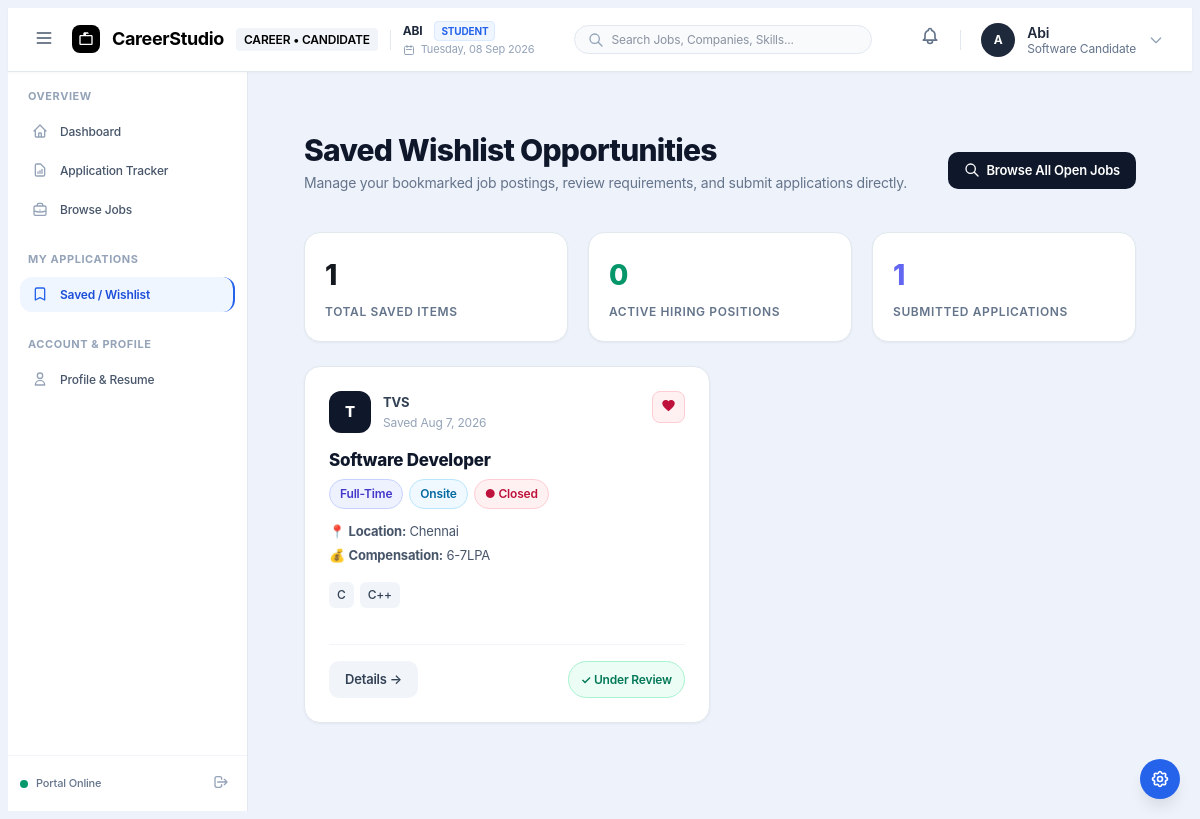
The page /wishlist.php (signed in) on the database its author committed.
### tables this page shows
CREATE TABLE `saved_jobs` (
  `id` int(10) UNSIGNED NOT NULL,
  `student_id` int(10) UNSIGNED NOT NULL,
  `job_id` int(10) UNSIGNED NOT NULL,
  `created_at` datetime NOT NULL DEFAULT current_timestamp()
);

CREATE TABLE `companies` (
  `id` int(10) UNSIGNED NOT NULL,
  `user_id` int(10) UNSIGNED NOT NULL,
  `company_name` varchar(150) NOT NULL,
  `description` text DEFAULT NULL,
  `website` varchar(255) DEFAULT NULL,
  `location` varchar(150) DEFAULT NULL,
  `created_at` datetime NOT NULL DEFAULT current_timestamp(),
  `updated_at` datetime NOT NULL DEFAULT current_timestamp() ON UPDATE current_timestamp(),
  `industry` varchar(150) DEFAULT NULL,
  `company_size` varchar(100) DEFAULT NULL
);

CREATE TABLE `jobs` (
  `id` int(10) UNSIGNED NOT NULL,
  `company_id` int(10) UNSIGNED NOT NULL,
  `title` varchar(150) NOT NULL,
  `description` text NOT NULL,
  `requirements` text DEFAULT NULL,
  `skills_required` varchar(500) DEFAULT NULL,
  `salary` varchar(100) DEFAULT NULL,
  `job_type` enum('full-time','part-time','internship','contract') NOT NULL,
  `location` varchar(150) DEFAULT NULL,
  `work_mode` enum('remote','hybrid','onsite') NOT NULL DEFAULT 'onsite',
  `vacancy_count` smallint(5) UNSIGNED NOT NULL DEFAULT 1,
  `deadline` date DEFAULT NULL,
  `status` enum('open','closed') NOT NULL DEFAULT 'open',
  `created_at` datetime NOT NULL DEFAULT current_timestamp(),
  `updated_at` datetime NOT NULL DEFAULT current_timestamp() ON UPDATE current_timestamp()
);

CREATE TABLE `applications` (
  `id` int(10) UNSIGNED NOT NULL,
  `job_id` int(10) UNSIGNED NOT NULL,
  `student_id` int(10) UNSIGNED NOT NULL,
  `status` enum('applied','under_review','shortlisted','rejected','hired','withdrawn') NOT NULL DEFAULT 'applied',
  `interview_at` datetime DEFAULT NULL,
  `meeting_link` varchar(500) DEFAULT NULL,
  `notes` text DEFAULT NULL,
  `applied_at` datetime NOT NULL DEFAULT current_timestamp(),
  `updated_at` datetime NOT NULL DEFAULT current_timestamp() ON UPDATE current_timestamp()
);

### functions.php (called while the page is built, shortened)
<?php
function e(?string $value): string
{
    return htmlspecialchars((string) $value, ENT_QUOTES, 'UTF-8');
}
function format_date(?string $dateStr): string
{
    $ts = strtotime($dateStr);
    return $ts ? date('M j, Y', $ts) : $dateStr;
}
function status_label(?string $status): string
{
    return ucwords(str_replace('_', ' ', (string) $status));
}
function initials(string $name): string
{
    $name = trim($name);
    return $name === '' ? '?' : mb_strtoupper(mb_substr($name, 0, 1));
}

### wishlist.php (the view, shortened to what this page needs)
<?php
$pdo = get_db();
$studentId = (int) current_user_id();
$stmt = $pdo->prepare(
    'SELECT
        s.job_id,
        s.created_at AS saved_at,
        j.id,
        j.title,
        j.description,
        j.requirements,
        j.skills_required,
        j.salary,
        j.location,
        j.job_type,
        j.work_mode,
        j.status AS job_status,
        j.deadline,
        j.created_at AS posted_at,
        c.company_name,
        a.id AS application_id,
        a.status AS application_status
     FROM saved_jobs s
     INNER JOIN jobs j ON s.job_id = j.id
     INNER JOIN companies c ON j.company_id = c.id
     LEFT JOIN applications a ON (a.job_id = j.id AND a.student_id = :uid_app)
     WHERE s.student_id = :uid_saved
     ORDER BY s.created_at DESC'
);
$stmt->execute([':uid_app' => $studentId, ':uid_saved' => $studentId]);
$savedItems = $stmt->fetchAll();
$totalSaved = count($savedItems);
$openPositionsCount = 0;
$appliedCount = 0;
foreach ($savedItems as $item) {
    if (!empty($item['application_id']) && $item['application_status'] !== 'withdrawn') {
        $appliedCount++;
    }
}
require __DIR__ . '/header.php';
?>
<main class="canvas">
    <div class="wishlist-container">
        <div class="wishlist-header">
            <div>
                <h1 class="wishlist-title">Saved Wishlist Opportunities</h1>
                <p class="wishlist-subtitle">Manage your bookmarked job postings, review requirements, and submit applications directly.</p>
            </div>
            <a href="jobs.php" class="btn-wishlist btn-wishlist-primary">
                <svg width="16" height="16" fill="none" stroke="currentColor" viewBox="0 0 24 24"><path d="M21 21l-6-6m2-5a7 7 0 11-14 0 7 7 0 0114 0z" stroke-linecap="round" stroke-linejoin="round" stroke-width="2"></path></svg>
                Browse All Open Jobs
            </a>
        </div>
        <div class="metrics-grid-wishlist">
            <div class="metric-card-wishlist">
                <div class="metric-val-wishlist" style="color: var(--brand-600);"><?= $totalSaved ?></div>
                <div class="metric-lbl-wishlist">Total Saved Items</div>
            </div>
            <div class="metric-card-wishlist">
                <div class="metric-val-wishlist" style="color: var(--emerald-600);"><?= $openPositionsCount ?></div>
                <div class="metric-lbl-wishlist">Active Hiring Positions</div>
            </div>
            <div class="metric-card-wishlist">
                <div class="metric-val-wishlist" style="color: #6366f1;"><?= $appliedCount ?></div>
                <div class="metric-lbl-wishlist">Submitted Applications</div>
            </div>
        </div>
        <?php if (empty($savedItems)): ?>
            <div class="metric-card-wishlist" style="text-align: center; padding: 4rem 2rem;">
                <div style="width: 56px; height: 56px; margin: 0 auto 1rem auto; border-radius: 50%; background: #f1f5f9; display: flex; align-items: center; justify-content: center; color: #94a3b8;">
                    <svg width="28" height="28" fill="none" stroke="currentColor" viewBox="0 0 24 24"><path d="M5 5a2 2 0 012-2h10a2 2 0 012 2v16l-7-3.5L5 21V5z" stroke-linecap="round" stroke-linejoin="round" stroke-width="2"></path></svg>
                </div>
                <h3 style="font-size: 1.125rem; font-weight: 700; color: var(--slate-900); margin-bottom: 0.5rem;">Your Wishlist is Empty</h3>
                <p style="font-size: 0.875rem; color: var(--slate-500); max-width: 28rem; margin: 0 auto 1.5rem auto;">You haven't saved any job postings yet. Bookmark positions while browsing jobs to track and review them here.</p>
                <a href="jobs.php" class="btn-wishlist btn-wishlist-primary" style="padding: 0.625rem 1.25rem;">+ Explore Job Board</a>
            </div>
        <?php else: ?>
            <div class="wishlist-grid">
                <?php foreach ($savedItems as $item): ?>
                    <div class="job-card-wishlist">
                        <div>
                            <div style="display: flex; align-items: flex-start; justify-content: space-between; gap: 0.75rem; margin-bottom: 1rem;">
                                <div style="display: flex; align-items: center; gap: 0.75rem;">
                                    <div class="company-avatar-lg">
                                        <?= e(initials($item['company_name'])) ?>
                                    </div>
                                    <div>
                                        <div style="font-size: 0.8125rem; font-weight: 700; color: var(--slate-700);"><?= e($item['company_name']) ?></div>
                                        <div style="font-size: 0.75rem; color: var(--slate-400);">Saved <?= e(format_date($item['saved_at'])) ?></div>
                                    </div>
                                </div>
                                <form method="POST" action="wishlist.php" style="margin: 0;">
                                    <button type="submit" class="btn-wishlist-danger" style="padding: 0.35rem 0.5rem; border-radius: 0.5rem;" title="Remove from Wishlist">
                                        <svg width="15" height="15" fill="currentColor" viewBox="0 0 24 24"><path d="M12 21.35l-1.45-1.32C5.4 15.36 2 12.28 2 8.5 2 5.42 4.42 3 7.5 3c1.74 0 3.41.81 4.5 2.09C13.09 3.81 14.76 3 16.5 3 19.58 3 22 5.42 22 8.5c0 3.78-3.4 6.86-8.55 11.54L12 21.35z"/></svg>
                                    </button>
                                </form>
                            </div>
                            <h3 style="font-size: 1.0625rem; font-weight: 800; color: var(--slate-900); margin: 0 0 0.5rem 0; line-height: 1.3;">
                                <a href="jobs.php?id=<?= (int)$item['id'] ?>" style="color: inherit; text-decoration: none;">
                                    <?= e($item['title']) ?>
                                </a>
                            </h3>
                            <div style="display: flex; flex-wrap: wrap; gap: 0.375rem; margin-bottom: 0.75rem;">
                                <span class="badge-pill badge-pill-indigo"><?= e(ucfirst($item['job_type'])) ?></span>
                                <span class="badge-pill badge-pill-sky"><?= e(ucfirst($item['work_mode'])) ?></span>
                                <?php if ($item['job_status'] === 'open'): ?>
                                    <span class="badge-pill badge-pill-emerald">● Hiring Open</span>
                                <?php else: ?>
                                    <span class="badge-pill badge-pill-rose">● Closed</span>
                                <?php endif; ?>
                            </div>
                            <div style="font-size: 0.8125rem; color: var(--slate-600); display: flex; flex-direction: column; gap: 0.25rem;">
                                <div>📍 <strong>Location:</strong> <?= e($item['location'] ?: 'Remote / Hybrid') ?></div>
                                <div>💰 <strong>Compensation:</strong> <?= e($item['salary'] ?: 'Competitive Market Rate') ?></div>
                            </div>
                            <?php if (!empty($item['skills_required'])): ?>
                                <div class="skills-tag-bar">
                                    <?php
                                        $skillsList = array_slice(array_map('trim', explode(',', $item['skills_required'])), 0, 4);
                                        foreach ($skillsList as $sk):
                                    ?>
                                        <span class="skill-chip"><?= e($sk) ?></span>
                                    <?php endforeach; ?>
                                </div>
                            <?php endif; ?>
                        </div>
                        <div class="card-footer-actions">
                            <a href="jobs.php?id=<?= (int)$item['id'] ?>" class="btn-wishlist btn-wishlist-secondary">
                                Details &rarr;
                            </a>
                            <?php if (!empty($item['application_id']) && $item['application_status'] !== 'withdrawn'): ?>
                                <span class="badge-pill badge-pill-emerald" style="padding: 0.5rem 0.75rem; font-size: 0.75rem;">
                                    ✓ <?= e(status_label($item['application_status'])) ?>
                                </span>
                            <?php else: ?>
                                <span class="badge-pill badge-pill-slate">Position Closed</span>
                            <?php endif; ?>
                        </div>
                    </div>
                <?php endforeach; ?>
            </div>
        <?php endif; ?>
    </div>
</main>
<?php require __DIR__ . '/footer.php'; ?>

### style.css (style rules this page uses)
:root { --color-bg: #f9fafb; --color-surface: #ffffff; --color-surface-alt: #f4f5f7; --color-surface-hover: #eef0f3; --color-border: #e5e7eb; --color-border-strong: #d8dbe1; --color-text: #14181f; --color-text-muted: #5b6270; --color-text-faint: #8b93a1; --color-primary: #4f46e5; --color-primary-dark: #4338ca; --color-primary-light: #eef0ff; --color-success: #059669; --color-success-bg: #ecfdf5; --color-warning: #d97706; --color-warning-bg: #fffbeb; --color-danger: #dc2626; --color-danger-bg: #fef2f2; --color-info: #0284c7; --color-info-bg: #f0f9ff; --radius-sm: 8px; --radius-md: 12px; --radius-lg: 18px; --shadow-xs: 0 1px 2px rgba(20, 24, 31, 0.04); --shadow-sm: 0 1px 3px rgba(20, 24, 31, 0.06), 0 1px 2px rgba(20, 24, 31, 0.04); --shadow-md: 0 8px 16px -4px rgba(20, 24, 31, 0.08), 0 2px 6px -2px rgba(20, 24, 31, 0.05); --shadow-lg: 0 24px 48px -12px rgba(20, 24, 31, 0.16), 0 4px 12px -4px rgba(20, 24, 31, 0.08); --font-sans: 'Inter', system-ui, -apple-system, BlinkMacSystemFont, 'Segoe UI', Roboto, sans-serif; }
* { box-sizing: border-box; }
html, body, button, input, select, textarea, table, th, td, h1, h2, h3, h4, h5, h6, p, span, a, label, div { font-family: 'Inter', system-ui, -apple-system, BlinkMacSystemFont, 'Segoe UI', Roboto, sans-serif; letter-spacing: -0.015em; }
body { font-family: var(--font-sans); background: var(--color-bg); color: var(--color-text); font-size: 15px; line-height: 1.6; letter-spacing: -0.015em; -webkit-font-smoothing: antialiased; -moz-osx-font-smoothing: grayscale; }
a { color: var(--color-primary); text-decoration: none; transition: color 0.15s ease; }
h1, h2, h3, h4, h5, h6 { font-family: var(--font-sans); margin: 0 0 0.5em; font-weight: 700; line-height: 1.2; letter-spacing: -0.015em; color: var(--color-text); }
h1 { font-size: 2.5rem; font-weight: 800; letter-spacing: -0.02em; }
h3 { font-size: 1.15rem; letter-spacing: -0.015em; }
p { margin: 0 0 1em; color: var(--color-text-muted); letter-spacing: -0.015em; }
body.is-app { background: #eef2fb; }
.canvas { flex: 1; width: 100%; padding: 28px 32px 40px; }
:root { --bg-body: #f0f2f5; --bg-surface: #ffffff; --bg-card: #ffffff; --slate-50: #f8fafc; --slate-100: #f1f5f9; --slate-200: #e2e8f0; --slate-300: #cbd5e1; --slate-400: #94a3b8; --slate-500: #64748b; --slate-600: #475569; --slate-700: #334155; --slate-800: #1e293b; --slate-900: #0f172a; --blue-50: #eff6ff; --blue-100: #dbeafe; --blue-500: #3b82f6; --blue-600: #2563eb; --blue-700: #1d4ed8; --indigo-600: #4f46e5; --indigo-700: #4338ca; --emerald-50: #ecfdf5; --emerald-100: #d1fae5; --emerald-600: #059669; --emerald-700: #047857; --rose-50: #fff1f2; --rose-100: #ffe4e6; --rose-500: #f43f5e; --rose-600: #e11d48; --rose-700: #be123c; --amber-50: #fffbeb; --amber-500: #f59e0b; --amber-600: #d97706; --sky-50: #f0f9ff; --sky-200: #bae6fd; --sky-300: #7dd3fc; --sky-500: #0ea5e9; --sky-700: #0369a1; --shadow-2xs: 0 1px 2px 0 rgba(0, 0, 0, 0.05); --shadow-xs: 0 1px 3px 0 rgba(0, 0, 0, 0.1), 0 1px 2px -1px rgba(0, 0, 0, 0.1); }

### rows shown on the page
saved_jobs: companies.company_name "T", companies.company_name "TVS", created_at "Aug 7, 2026", job.title "Software Developer", job.job_type "Full-Time", job.work_mode "Onsite", job.location "Chennai", job.salary "6-7LPA", job.skills_required "C", job.skills_required "C++", applications.status "Under Review"

### other values the page prints
$workspaceTag "CAREER • CANDIDATE"
$userName "ABI"
$userRole "STUDENT"
$userInitials "A"
first_name($userName) "Abi"
$userTitle "Software Candidate"
$totalSaved "1"
$openPositionsCount "0"
$appliedCount "1"
